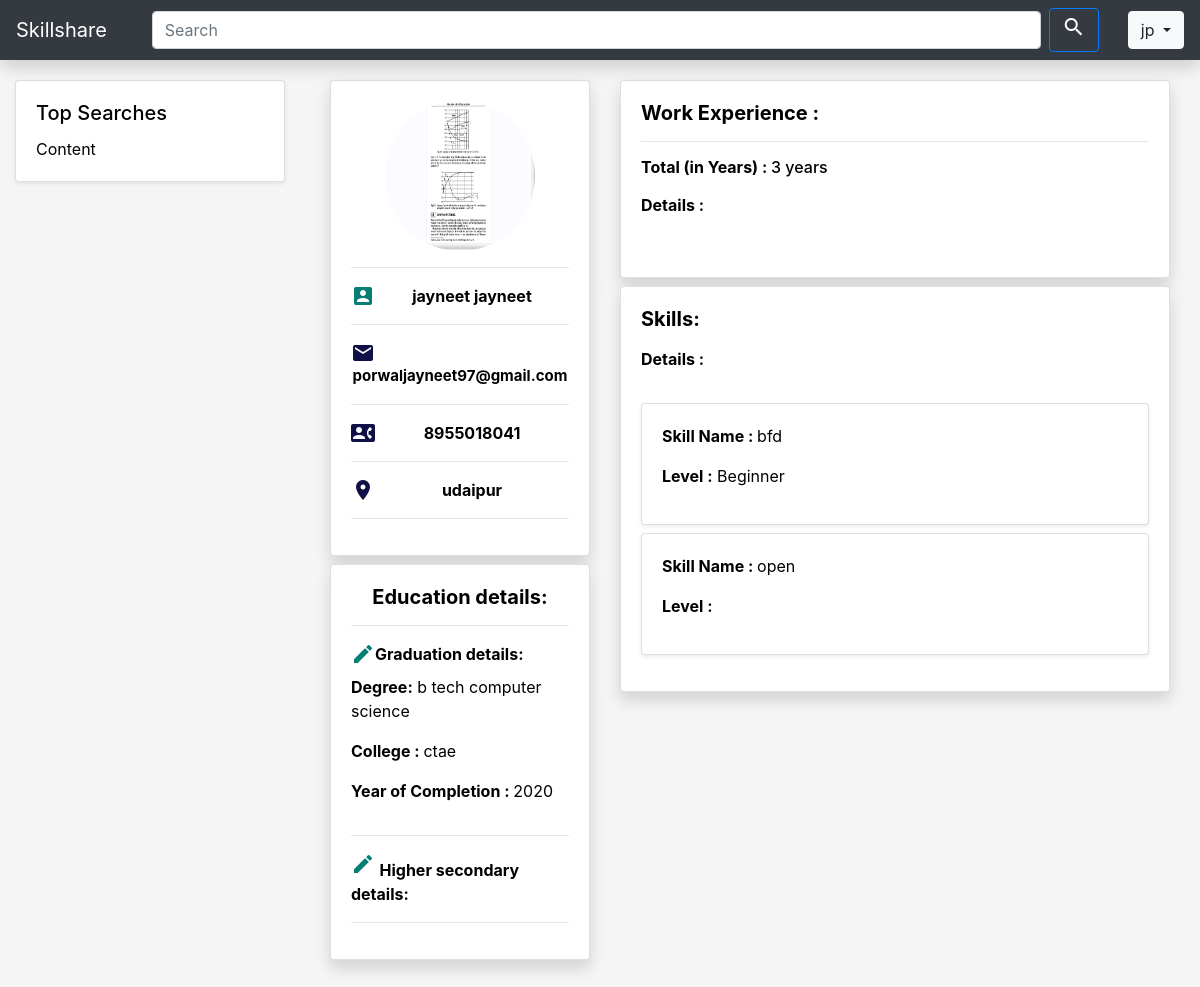
Page /profile.php?uid=5 (signed in) on the committed database.
### tables this page shows
CREATE TABLE `user` (
  `user_id` int(10) NOT NULL,
  `user_fname` varchar(255) NOT NULL,
  `user_lname` varchar(255) NOT NULL,
  `user_email` varchar(255) NOT NULL,
  `user_phone` varchar(11) NOT NULL,
  `user_password` varchar(25) NOT NULL,
  `user_profileimg` varchar(255) NOT NULL DEFAULT 'avatar.png',
  `user_city` varchar(20) NOT NULL,
  `experience` int(5) NOT NULL DEFAULT '0'
);

CREATE TABLE `graduation` (
  `graduation_id` int(10) NOT NULL,
  `user_id` int(10) NOT NULL,
  `college_name` varchar(255) NOT NULL,
  `degree_name` varchar(20) NOT NULL,
  `subject` varchar(20) NOT NULL,
  `year_of_completion` varchar(10) NOT NULL
);

CREATE TABLE `skills` (
  `skill_id` int(10) NOT NULL,
  `user_id` int(10) NOT NULL,
  `skill_name` varchar(20) NOT NULL,
  `skill_level` varchar(20) NOT NULL
);

### includes/user.php (called while the page is built, shortened)
<?php
class User {
    var $user_id;
    var $conn;
    function User($user_id){
        include "db.php";
        $this->user_id=$user_id;
        $this->conn = $conn;
    }
    function getskills(){
        $sql = "select * from skills where user_id='$this->user_id'";
        $result = mysqli_query($this->conn,$sql);
        $array=null;
        if ($result) {
            while($row = mysqli_fetch_array($result)) {
                $array[]=$row;
            }
            return $array;
        } else {
            return $array;
        }
    }
    function getexperience(){
        $sql = "select * from work_experience where user_id='$this->user_id'";
        $result = mysqli_query($this->conn,$sql);
        $array=null;
        if ($result) {
            return $array;
        } else {
            return $array;
        }
    }
    function getschool(){
        $sql = "select * from school where user_id='$this->user_id'";
        $result = mysqli_query($this->conn,$sql);
        $array=null;
        if ($result) {
            return $array;
        } else {
            return $array;
        }
    }
    function getgraduation(){
        $sql = "select * from graduation where user_id='$this->user_id'";
        $result = mysqli_query($this->conn,$sql);
        $array=null;
        if ($result) {
            while($row = mysqli_fetch_array($result)) {
                $array[]=$row;
            }
            return $array;
        } else {
            return $array;
        }
    }
    function getpersonal(){
        $sql = "select user_fname,user_lname,user_email,user_phone,user_profileimg,user_city,experience from user where user_id='$this->user_id'";
        $result = mysqli_query($this->conn,$sql);
        $array=null;
        if ($result) {
            while($row = mysqli_fetch_array($result)) {
                $array[]=$row;
            }
            return $array;
        } else {
            return $array;
        }
    }
    function getResume(){
        $skills=$this->getskills();
        $experience=$this->getexperience();
        $school=$this->getschool();
        $graduation=$this->getgraduation();
        $personal=$this->getpersonal();
        $resume['skills']=$skills;
        $resume['experience']=$experience;
        $resume['school']=$school;
        $resume['graduation']=$graduation;
        $resume['personal']=$personal;
        return $resume;
    }
}
?>

### profile.php (the view, shortened to what this page needs)
<?php
    if(!isset($_SESSION['user_id'])){
        echo "<script>window.open('signin.html','_self')</script>";
    }
    else{
    include "includes/user.php";
    $user_id=$_GET['uid'];
    $fname=$_SESSION['user_name'];
    $user=new User($user_id);
    $resume=$user->getResume();
?>
<!doctype html>
<html lang="en">
  <head>
    <link rel="stylesheet" href="https://stackpath.bootstrapcdn.com/bootstrap/4.2.1/css/bootstrap.min.css">
  </head>
  <body>
  <header>
          <nav class="shadow navbar navbar-expand-md navbar-dark fixed-top bg-dark" >
                         <a class="navbar-brand" style="color:white" href="index.php">Skillshare</a>
                  <div class="collapse navbar-collapse" id="navbarCollapse">
                          <div class="d-sm-none d-md-block mx-auto mt-2 mt-md-0">
                               <form class="form-inline" >
                                  <input name="key" required class="form-control mr-sm-2" type="text" placeholder="Search" aria-label="Search" size="80">
                                  <button class="btn btn-outline-primary my-2 my-sm-0" style='color: white' type="submit"><i class="material-icons">search</i></button>
                              </form>
                          </div>
                       <div class="dropdown">
                               <button class="btn btn-light dropdown-toggle" type="button" id="dropdownMenuButton" data-toggle="dropdown" aria-haspopup="true" aria-expanded="false">
                                   <?php echo $fname;?>
                                </button>
                        </div>
                 </div>
          </nav>
</header>
<br>
<div class="row mx-auto">
     <div class="col-lg-3 col-sm-auto col-md-auto">
         <div class="shadow-sm card mt-2">
                <div class="card-body">
                   <h5 class="card-title">Top Searches</h5>
                   <p class="card-text">Content</p>
                </div>
          </div>
     </div>
<div class="col-lg-9 col-sm-auto col-md-auto">
   <div>
    <div class="container-fluid">
          <div class="row">
              <div class="col-lg-4 col-sm-auto col-md-auto">
                                           <?php
                                                if($resume['personal']){
                                                        foreach($resume['personal'] as $personal){
                                                               echo "
                <div class='card mt-2 shadow p' >
                        <div class='card-body' style='text-align:center'>
                                         <div>
                                          <img src='assets/profileimages/".$personal['user_profileimg']."'  class='rounded-circle' alt='Forest' width='150px' height='150px'>
                                         </div>
                                         <hr>
                                          <div class='row mx-auto'>
                                                <i class='material-icons' style='color:rgb(5, 126, 116)'>account_box </i>   <span class='mx-auto font-weight-bold'>".$personal['user_fname']." ".$personal['user_fname']." </span>
                                            </div>
                                                     <hr>
                                        <div class='row mx-auto'>
                                             <i class='material-icons' style='color:rgb(16, 16, 70)'>email </i> <span style='font-size:15px' class='mx-auto font-weight-bold'> ".$personal['user_email']." </span>
                                        </div>
                                   <hr>
                              <div class='row mx-auto'>
                                   <i class='material-icons' style='color:rgb(16, 16, 70)'>contact_phone</i> <span class='mx-auto font-weight-bold'>".$personal['user_phone']." </span>
                              </div>
                                   <hr>
                              <div class='row mx-auto'>
                                  <i class='material-icons' style='color:rgb(16, 16, 70)'>location_on</i> <span class='mx-auto font-weight-bold'>".$personal['user_city']." </span>
                              </div>
                              <hr>
                       </div>
                 </div>";
                        }
                    }
                ?>
           <div class="card mt-2 shadow p">
                  <div class="card-body">
                        <h5 class="card-title text-center font-weight-bold font-weight-italic"> Education details:</h5><hr>
                             <div class="row mx-auto">
                                 <i class="material-icons" style="color:rgb(5, 126, 116)">edit</i> <span class=" font-weight-bold"> Graduation details:</span>
                        <?php
                            if($resume['graduation']){
                                foreach($resume['graduation'] as $graduation){
                                    echo "<div> <p> <span class='font-weight-bold'> Degree:</span> <span> ".$graduation['degree_name']." <span> ".$graduation['subject']." </span> </span></p>
                                    <p> <span class='font-weight-bold'> College : </span><span>".$graduation['college_name']."</span> </p>
                                    <p> <span class='font-weight-bold'> Year of Completion : </span> <span>".$graduation['year_of_completion']."</span></p> </div>
                                    ";
                                }
                            }
                        ?>
                   </div>
                        <hr>
                 <div class="row mx-auto">
                       <div> <i class="material-icons" style="color:rgb(5, 126, 116)">edit</i> <span class=" font-weight-bold"> Higher secondary details:</span> </div>
                      </div><hr>
                </div>
         </div>
   </div>
    <div class="col-lg-8 col-sm-auto col-md-auto">
         <div class="card mt-2 shadow p">
              <div class="card-body">
                        <h5 class="card-title font-weight-bold">Work Experience : </h5>
                        <hr> <h6> <span class="font-weight-bold" > Total (in Years) : </span> <span> 3 years</span> </h6>
                        <p class="card-text ">
                          <div class="row font-weight-bold mx-auto">
                              Details :
                          </div>
                          <br>
                        </p>
                  </div>
             </div>
           <div class="card mt-2 shadow p">
               <div class="card-body">
                   <h5 class="card-title font-weight-bold"> Skills: </h5>
                   <p class="card-text ">
                          <div class="row font-weight-bold mx-auto">
                                 Details :
                            </div>
                            <br>
                                <?php
                                    if($resume['skills']){
                                        foreach($resume['skills'] as $skill){
                                            echo "
                                             <div class='card mt-2 shadow-sm'>
                                                  <div class='card-body'>
                                                         <div class='row mx-auto'>
                                                               <p> <span class='font-weight-bold'> Skill Name : </span> <span> ".$skill['skill_name']."</span></p>
                                                          </div>
                                                        <div class='row mx-auto'>
                                                            <p> <span class='font-weight-bold'> Level :</span> <span>".$skill['skill_level']."</span></p>
                                                         </div>
                                                   </div>
                                             </div>";
                                        }
                                    }
                                ?>
                          </p>
                    </div>
              </div>
      </div>
   </div>
 </div>
</div>
</div>
  </body>
</html>
<?php
}
?>

### profile.php (style rules this page uses)
body { padding-top: 3rem; padding-bottom: 3rem; color: #000000; background-color: whitesmoke; }

### rows in the picture
user: user_profileimg (picture), user_fname "jayneet", user_email "porwaljayneet97@gmail.com", user_phone "8955018041", user_city "udaipur"
graduation: degree_name "b tech", subject "computer science", college_name "ctae", year_of_completion "2020"
skills: skill_name "bfd", skill_level "Beginner"
skills: skill_name "open"

### other values in the picture
$fname "jp"
